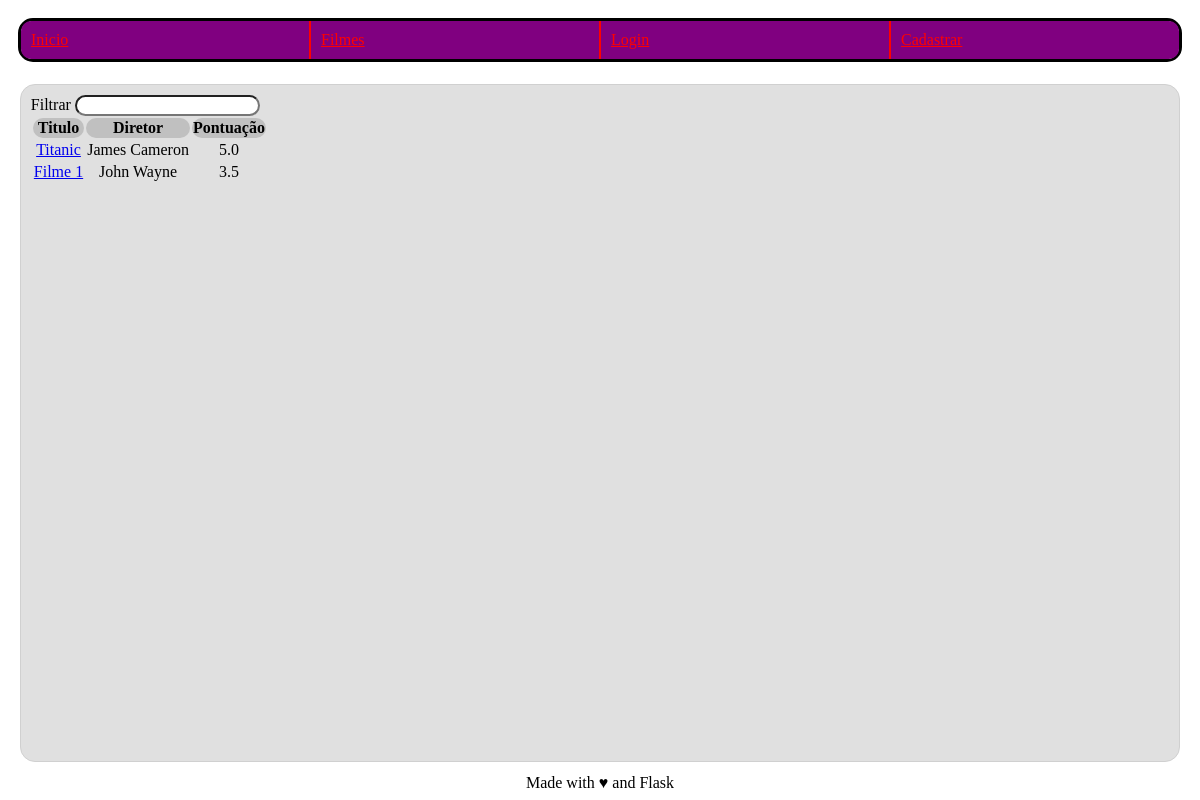
Screenshot of /filme/ with the database file from the repository.
### imdb/filme/models.py (models this page shows, shortened)
class Filme(db.Model):
   __tablename__ = 'filme'
   id = db.Column(db.Integer, primary_key=True)
   titulo = db.Column(db.String(160), unique=True, nullable=False)
   id_imdb = db.Column(db.String(7), unique=True, nullable=False)
   atores = db.Column(db.String(1000), nullable=False)
   diretor = db.Column(db.String(160), nullable=False)
   avaliacoes = db.relationship('Avaliacao', cascade="all,delete", backref='filme', lazy= True)
   def media_avaliacao(self):
       media = 0
       avaliacoes = self.avaliacoes
       total = sum([avaliacao.estrelas for avaliacao in avaliacoes])
       if len(avaliacoes) > 0:
           media = total /len(avaliacoes)
       return media

class Avaliacao(db.Model):
    __tablename__ = 'avaliacao'
    id = db.Column(db.Integer, primary_key=True)
    titulo = db.Column(db.String(200), nullable=False)
    corpo = db.Column(db.String(500))
    estrelas = db.Column(db.Integer, nullable=False)
    id_filme = db.Column(db.Integer, db.ForeignKey('filme.id'), nullable=False)
    id_usuario = db.Column(db.Integer, db.ForeignKey('usuario.id'), nullable=False)

### imdb/filme/views.py (the view)
@filme.route("/", methods=["GET", "POST"])
def lista():
    filmes = []
    if request.method == "POST":
        busca = request.form.get("busca")
        filmes += Filme.query.filter(Filme.titulo.like(f"%{busca}%"))
        filmes += Filme.query.filter(Filme.id_imdb.like(f"%{busca}%"))
        filmes += Filme.query.filter(Filme.diretor.like(f"%{busca}%"))
        filmes += Filme.query.filter(Filme.atores.like(f"%{busca}%"))
        filmes = set(list(filmes))
    else:
        filmes = Filme.query.all()
    return render_template("lista.html.j2", filmes=filmes)

### imdb/filme/templates/lista.html.j2 (shortened to what this page needs)
{% extends "base.html.j2" %}
{% block content %}
<form action="{{url_for('filme.lista')}}" method="POST">
   <div>
      <label for="busca">Filtrar</label>
      <input type="text" name="busca"/>
   </div>
</form>
<table>
  <tr>
    <th>Titulo</th>
    <th>Diretor</th>
    <th>Pontuação</th>
  </tr>
  {% for filme in filmes %}
    <tr>
      <td><a href="{{url_for('filme.visualizar', id_filme=filme.id)}}">{{filme.titulo}}</a></td>
      <td>{{filme.diretor}}</td>
      <td>{{filme.media_avaliacao()|round(1)}}</td>
    </tr>
  {% endfor%}
</table>
{% endblock %}

### imdb/static/styles/style.css (style rules this page uses)
html, body { height: 100%; display: flex; flex-direction: column; }
tr { text-align: center; }
th { background-color: #c0c0c0; }
* { border-radius: 15px; }

### rows the page displays
Filme: titulo "Titanic", diretor "James Cameron", media_avaliacao "5.0"
Filme: titulo "Filme 1", diretor "John Wayne", media_avaliacao "3.5"
